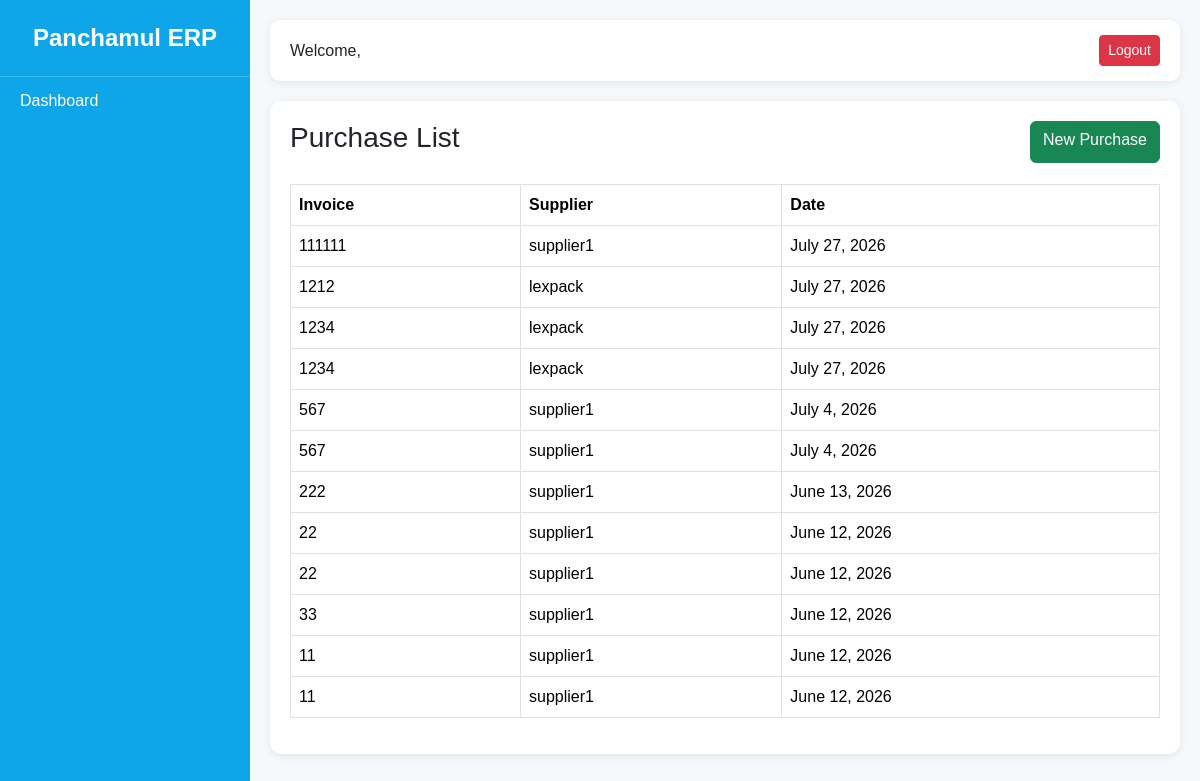
Page /inventory/purchases/ on the earlier database version.
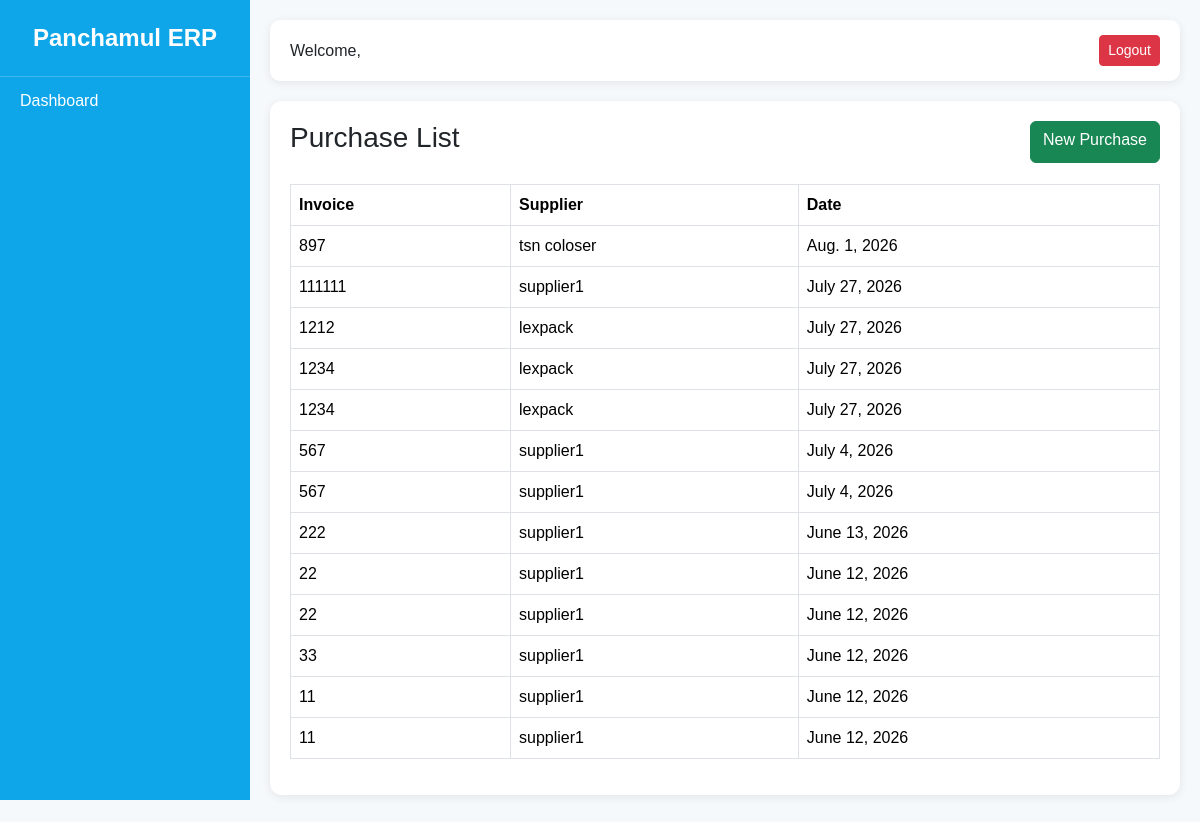
Same page on the later database version.
### inventory/models.py (models this page shows, shortened)
class RawMaterialPurchase(models.Model):
    supplier = models.ForeignKey(
        Supplier,
        on_delete=models.CASCADE
    )
    invoice_number = models.CharField(
        max_length=100
    )
    purchase_date = models.DateField()
    remarks = models.TextField(
        blank=True,
        null=True
    )
    created_by = models.ForeignKey(
        settings.AUTH_USER_MODEL,
        on_delete=models.SET_NULL,
        null=True
    )
    created_at = models.DateTimeField(
        auto_now_add=True
    )

class Supplier(models.Model):
    name = models.CharField(
        max_length=200
    )
    phone = models.CharField(
        max_length=20,
        blank=True,
        null=True
    )
    email = models.EmailField(
        blank=True,
        null=True
    )
    address = models.TextField(
        blank=True,
        null=True
    )
    is_active = models.BooleanField(
        default=True
    )
    created_at = models.DateTimeField(
        auto_now_add=True
    )
    def __str__(self):
        return self.name

### inventory/views.py (the view)
def purchase_list(request):
    purchases = RawMaterialPurchase.objects.all().order_by(
        '-id'
    )
    return render(
        request,
        'inventory/purchase_list.html',
        {
            'purchases': purchases
        }
    )

### accounts/context_processors.py (called while the page is built)
def user_permissions(request):
    permissions = {}
    if request.user.is_authenticated:
        perms = ModulePermission.objects.filter(
            user=request.user
        )
        for p in perms:
            permissions[p.module] = p
    return {
        'user_permissions': permissions
    }

### templates/inventory/purchase_list.html
{% extends 'dashboard/base.html' %}
{% block content %}
<div class="card-box">
    <div class="d-flex justify-content-between">
        <h3>Purchase List</h3>
        <a href="{% url 'purchase_create' %}"
           class="btn btn-success">
            New Purchase
        </a>
    </div>
    <hr>
    <table class="table table-bordered">
        <thead>
        <tr>
            <th>Invoice</th>
            <th>Supplier</th>
            <th>Date</th>
        </tr>
        </thead>
        <tbody>
        {% for p in purchases %}
        <tr>
            <td>{{ p.invoice_number }}</td>
            <td>{{ p.supplier }}</td>
            <td>{{ p.purchase_date }}</td>
        </tr>
        {% endfor %}
        </tbody>
    </table>
</div>
{% endblock %}

Differences in the rows shown:
added RawMaterialPurchase: invoice_number "897", supplier "tsn coloser", purchase_date "Aug. 1, 2026"
